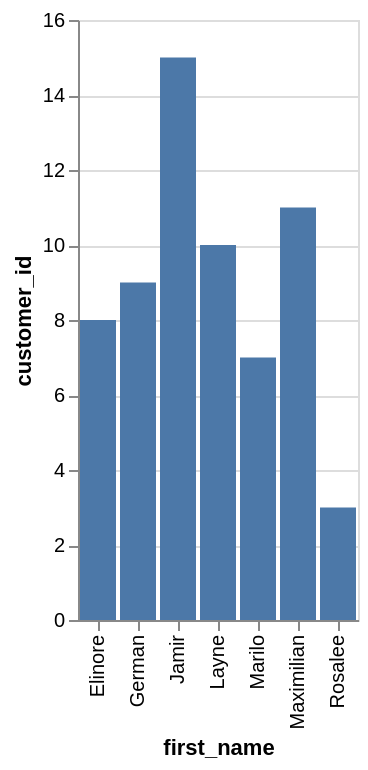

Specify this chart in Vega-Lite:
### Vega-Lite specification from a JSON file in a GitHub repository (floating-point values rounded to 4 significant figures)
{"data": {"values": [{"x_data": "Rosalee", "y_data": 3}, {"x_data": "Marilo", "y_data": 7}, {"x_data": "Elinore", "y_data": 8}, {"x_data": "German", "y_data": 9}, {"x_data": "Layne", "y_data": 10}, {"x_data": "Maximilian", "y_data": 11}, {"x_data": "Jamir", "y_data": 15}]}, "mark": "bar", "encoding": {"x": {"field": "x_data", "type": "nominal", "title": "first_name", "sort": "ascending"}, "y": {"field": "y_data", "type": "quantitative", "title": "customer_id"}}}
